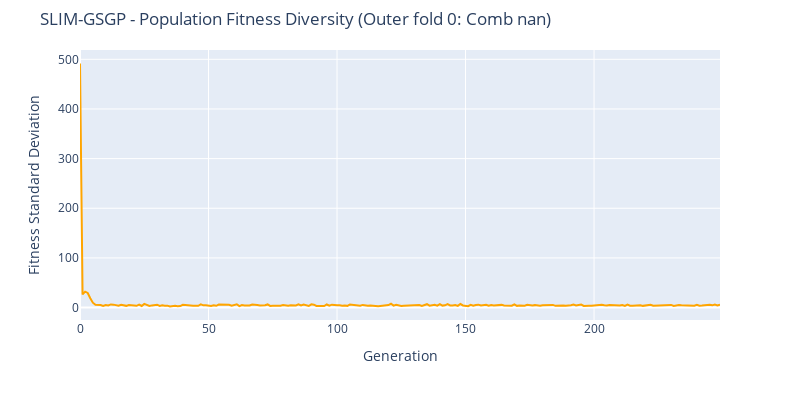
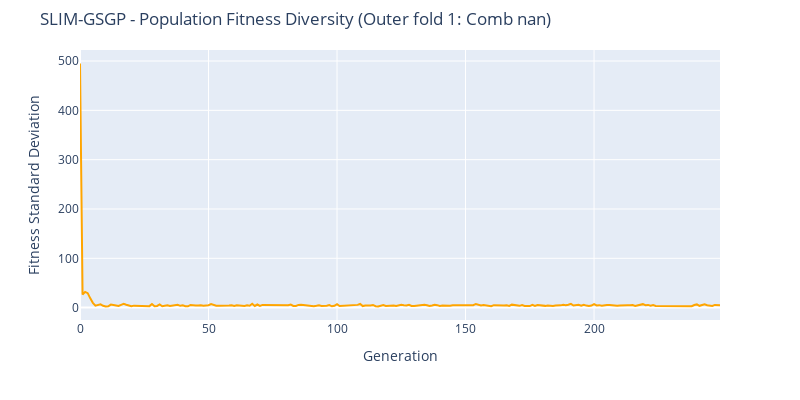

The code cell stored with these charts, in order, in its notebook:
### Code cell
pop_fitness_diversity(10, MODEL_NAME)

### Figure 1 — Plotly figure (JSON) as saved in the notebook; plotly's stock layout.template omitted (floating-point values rounded to 4 significant figures; data arrays with more than 128 entries replaced by an {"elided": "..."} marker saying what was removed)
{"data": [{"line": {"color": "orange"}, "mode": "lines", "name": "Train", "type": "scatter", "y": {"elided": "250 float values"}}], "layout": {"height": 400, "margin": {"t": 50}, "title": {"text": "SLIM-GSGP - Population Fitness Diversity (Outer fold 0: Comb nan)"}, "width": 800, "xaxis": {"title": {"text": "Generation"}}, "yaxis": {"range": [0, null], "title": {"text": "Fitness Standard Deviation"}}}}

### Figure 2 — Plotly figure (JSON) as saved in the notebook; plotly's stock layout.template omitted (floating-point values rounded to 4 significant figures; data arrays with more than 128 entries replaced by an {"elided": "..."} marker saying what was removed)
{"data": [{"line": {"color": "orange"}, "mode": "lines", "name": "Train", "type": "scatter", "y": {"elided": "250 float values"}}], "layout": {"height": 400, "margin": {"t": 50}, "title": {"text": "SLIM-GSGP - Population Fitness Diversity (Outer fold 1: Comb nan)"}, "width": 800, "xaxis": {"title": {"text": "Generation"}}, "yaxis": {"range": [0, null], "title": {"text": "Fitness Standard Deviation"}}}}
